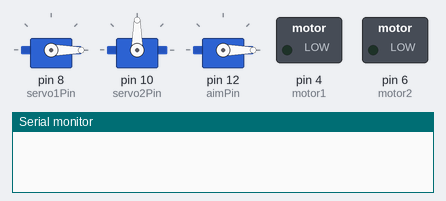
Bench run of a sketch on a simulated Arduino Uno, built with avr-gcc and run on an emulated ATmega328P. Parts: 3 × servo, switched loads named in the sketch (green lamp = pin HIGH), the last lines printed to the serial monitor.

Above: at 0.05 s.
At 3.1 s:
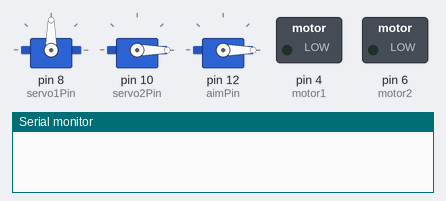
At 7.3 s:
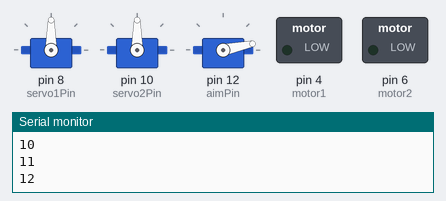
At 10.1 s:
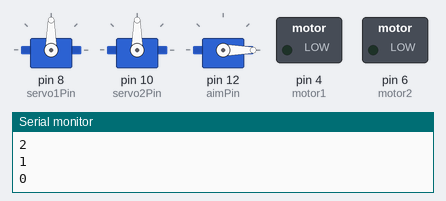
Timing chart, 0 to 13.1 s (numbered marks = the images above):
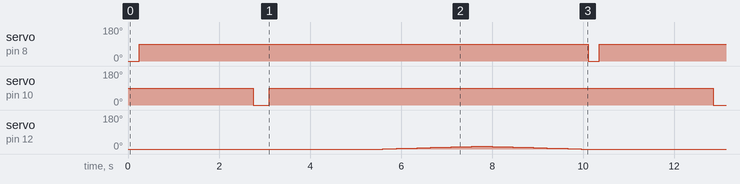

Measured:
- by itself, servo on pin 8 (servo1Pin): alternates 90° for 9.9 s and 0° for 0.25 s
- by itself, servo on pin 10 (servo2Pin): alternates 90° for 9.8 s and 0° for 0.35 s

The sketch:

project_code_1.ino
```cpp
//seth berryhill
//oct 13, 2016
//proto1 code for me223 group project

// code will connect 2 motors constantly spinning at the same speed, controlled with pot
// and also 2 servos used as a gate to feed out ping pong balls

// A2212/13T 1000KV is the motor

#include <Servo.h>

int motor1 = 4;
int motor2 = 6;
int servo1Pin = 8;
int servo2Pin = 10;
int aimPin = 12;

int potPin = 0;
int motorValue;

Servo gate1;
Servo gate2;
Servo aim;


void setup(){
Serial.begin(9600);

 pinMode(motor1, OUTPUT);
 pinMode(motor2, OUTPUT);

 gate1.attach(servo1Pin);
 gate2.attach(servo2Pin);

 aim.attach(aimPin);
 aim.write(0);

}


void loop(){
 //spinMotors();
 servoGate();
 aimServo();
}


void spinMotors(){
  //reads a pot and writes that speed to both motors

 motorValue = analogRead(potPin);

 digitalWrite(motor1, motorValue);
 Serial.println(motorValue);
}


void servoGate(){
  //opens and closes servo1, waits 5 seconds, then opens and closes servo2

  int closed = 90;
  int open = 0;

  gate1.write(closed);
  gate2.write(closed);

  gate1.write(open);
  delay(250);
  gate1.write(closed);

  delay(2500);

  gate2.write(open);
  delay(350);
  gate2.write(closed);

  delay(2500);
}

void aimServo(){
/*  int left = 0;
  int right = 15;

  int rand;
  rand = random(0,2);
  Serial.println(rand);

  if(rand == 0){
    aim.write(left);
    delay(1000);
  }
  else{
    aim.write(right);
    delay(1000);
  }

/*/  int direction = 0;
  int angle = 0;

while(direction == 0){
  angle = angle + 1;
  aim.write(angle);
  Serial.println(angle);
  delay(150);
  if(angle >= 15){
    direction = 1;
  }
}

while(direction == 1){
  angle = angle - 1;
  aim.write(angle);
  Serial.println(angle);
  delay(150);
  if(angle <= 0){
    direction = 0;
  }
}

}
```
